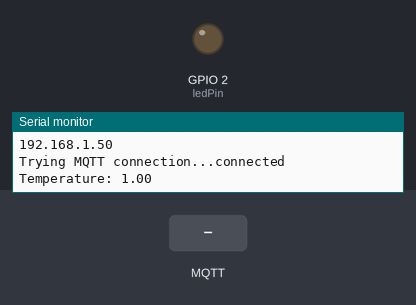
Simulated run of this sketch. Board: ESP32. On the bench: output pins drawn as LEDs (lit = HIGH), the last lines printed to the serial monitor. The test bench sets the inputs (shaded band). WiFi joins after 1.5 s; servers stay silent unless stated; no MQTT or app messages arrive unless stated.

Above: at 2.8 s.
2.9 s: MQTT message "true" arrives on the first subscribed topic
At 3.6 s:
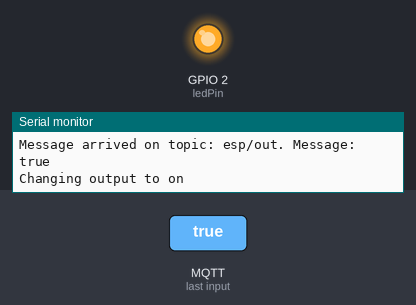
4.4 s: MQTT message "client2" arrives on the first subscribed topic
5.9 s: MQTT message "esp/out" arrives on the first subscribed topic
Timing chart, 0 to 8.9 s (numbered marks = the images above; inputs shaded):
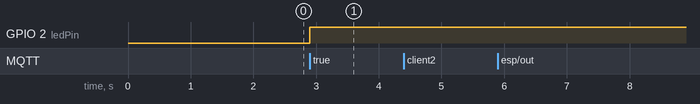

Measured:
- after the input at 2.9 s, GPIO 2 (ledPin): LOW → HIGH at once

The sketch:

ESP32.ino
```cpp
/**************************************************
Home automation code for ESP32 - Arduino IDE
Connect LED + 330 ohm resistor to D2
Connect Potentiometer wiper to D34, 3.3V and gnd
Code for 1st ESP32
*************************************************/

#include <WiFi.h> //included in ESP32 boards package
#include <PubSubClient.h> //Install with Arduino Library manager or download at https://github.com/knolleary/pubsubclient

// Replace the next variables with your SSID/Password combination
const char* ssid = "Fatih-Bedirhan-2";//Add here your Wifi SSID name
const char* password = "Fadbed2020"; //Add here your Wifi password
const char* mqtt_server = "192.168.1.103";// your MQTT broker IPv4 adress - THIS IS DIFFERENT FOR YOU, pls check yours with "ipconfig"  in cmd line

WiFiClient espClient;
PubSubClient client(espClient);// To connect more ESP32's change "client" to for instance "client2" here and in the rest of the code
long lastMsg = 0;
char msg[50];
int value = 0;
float temperature = 0;
const int ledPin = 2;//connect LED to GPIO pin 2
void setup() {
  Serial.begin(115200);
  setup_wifi();
  client.setServer(mqtt_server, 1883);
  client.setCallback(callback);
  pinMode(ledPin, OUTPUT);//set ledPin to output
  //Potentiometer GPIO34: no Pinmode for Analog-inputs: The analogRead() function takes care of that :-)
}

void setup_wifi() {  // Connect to WiFi network
  delay(100);
  Serial.println();
  Serial.print("Connecting to Wifi");
  //Serial.println(ssid); //uncomment if you want to see your SSID in serial monitor
  WiFi.begin(ssid, password);
  while (WiFi.status() != WL_CONNECTED) {
    delay(500);
    Serial.print(".");
  }
  Serial.println("");
  Serial.println("WiFi connected");
  Serial.println("IP address: ");
  Serial.println(WiFi.localIP());
}

void callback(char* topic, byte* message, unsigned int length) {
  Serial.print("Message arrived on topic: ");
  Serial.print(topic);
  Serial.print(". Message: ");
  String messageTemp;

  for (int i = 0; i < length; i++) {
    Serial.print((char)message[i]);
    messageTemp += (char)message[i];
  }
  Serial.println();

  if (String(topic) == "esp/out") {//Check if the MQTT message matches the subscription, if add more ESP32 change topic esp32 to for instance esp33
    Serial.print("Changing output to ");
    if(messageTemp == "true"){//if the message is "true", switch on
      Serial.println("on");
      digitalWrite(ledPin, HIGH);
    }
    else if(messageTemp == "false"){//if the message is "false", switch off
      Serial.println("off");
      digitalWrite(ledPin, LOW);
    }
  }  // You can add more "if" statements behind this to control more GPIOs with MQTT
}

void reconnect() {
  while (!client.connected()) {   // Loop until connected to the MQTT server
    Serial.print("Trying MQTT connection...");
    if (client.connect("ESP8266Client")) {     // Try to connect
      Serial.println("connected");
      client.subscribe("esp/out");      // Subscribe to topic, if add more ESP32 change topic esp32 to for instance esp33
    } else {
      Serial.print("failed, rc=");
      Serial.print(client.state());
      Serial.println(" try again in 5 seconds");
      delay(5000);      // Wait 5 seconds before retrying
    }
  }
}
void loop() {
  if (!client.connected()) {
    reconnect();
  }
  client.loop();

  long now = millis();
  if (now - lastMsg > 2000) { // message refresh rate in milliseconds
    lastMsg = now;
    temperature++;
    delay(100);  // delay in between reads for clear read from serial
    char tempString[8];
    dtostrf(temperature, 1, 2, tempString);
    Serial.print("Temperature: ");
    Serial.println(tempString);
    client.publish("esp/in", tempString);//send the message to the MQTT broker, if add more ESP32 change topic esp32 to for instance esp33

  }
}
```
